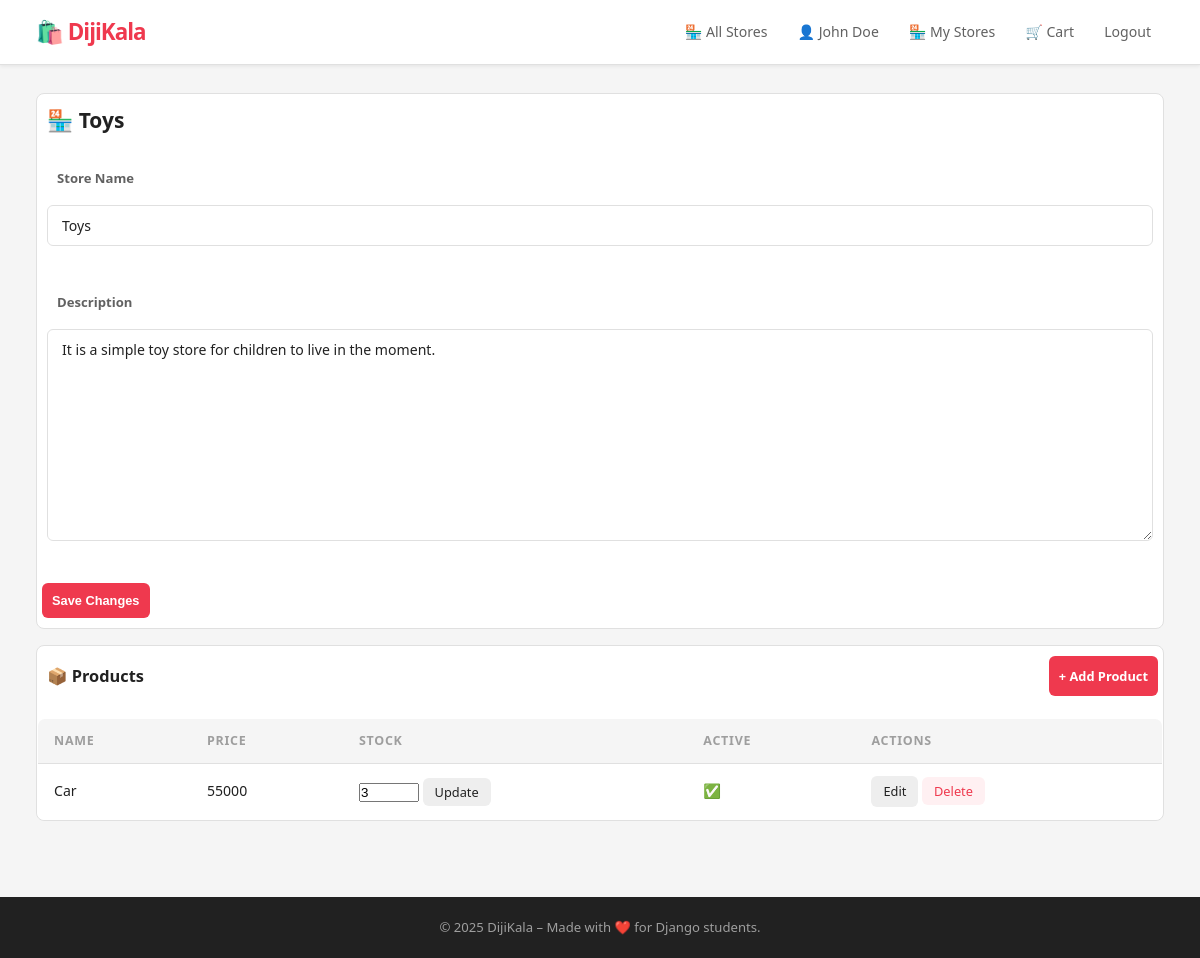
Page /stores/seller/manage/3/ (signed in) on the earlier database version.
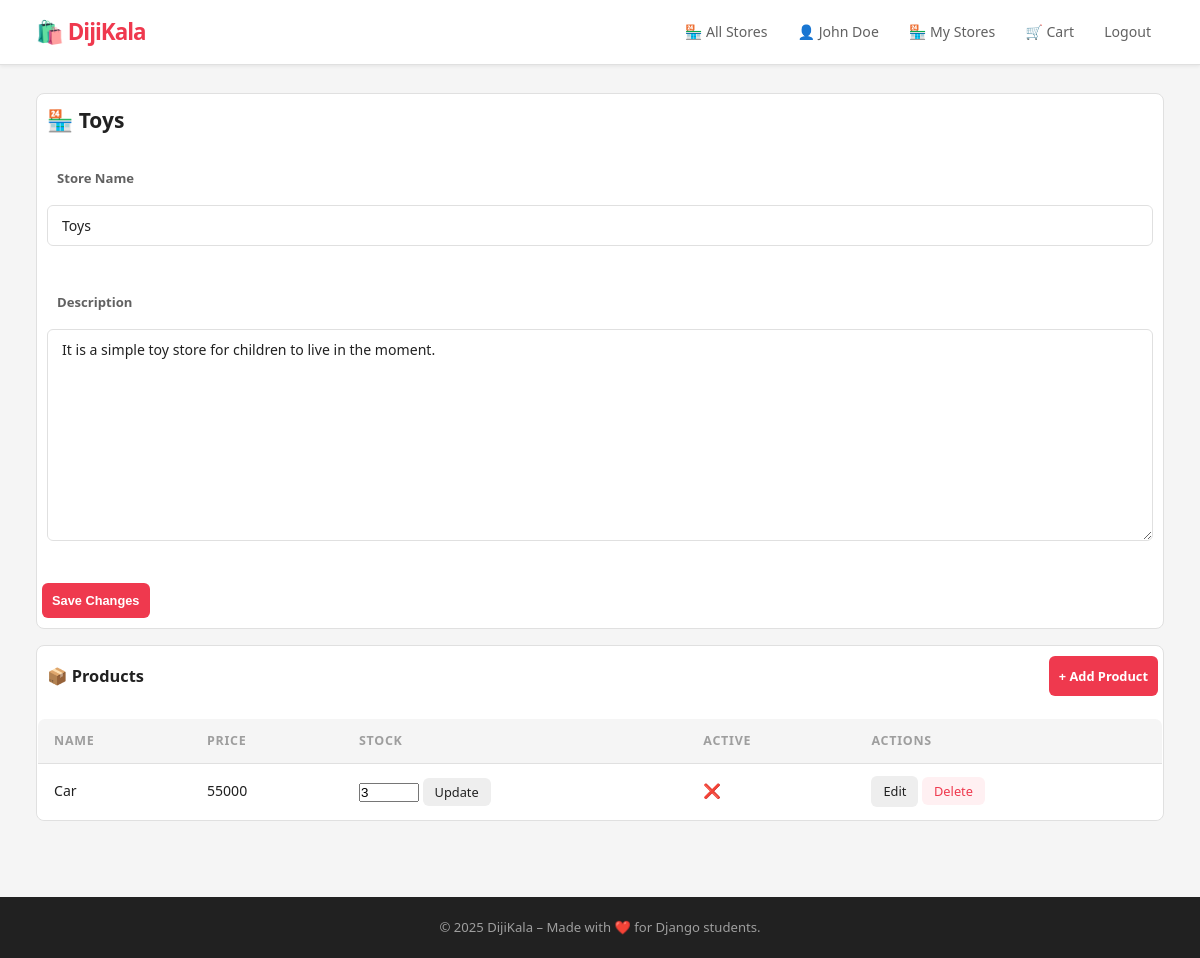
Same page on the later database version.
### stores/models.py (models this page shows, shortened)
class Product(models.Model):
    category = models.ForeignKey(Category, on_delete=models.SET_NULL, null=True, blank=True, related_name='products')
    name = models.CharField(max_length=200,verbose_name="Name")
    price = models.DecimalField(max_digits=10,decimal_places=0,verbose_name="Price")
    description = models.TextField(blank=True, null=True,verbose_name="Descriptions")
    image = models.ImageField( upload_to="stores/images/",verbose_name="Image")
    store = models.ForeignKey(Store,on_delete=models.CASCADE,related_name="products")
    created_at = models.DateTimeField(auto_now_add=True)
    stock = models.PositiveIntegerField(default=0, verbose_name="Stock")
    is_active = models.BooleanField(default=True, verbose_name="Active")
    class Meta:
        verbose_name = "Product"
        verbose_name_plural = "Products"
        ordering = ["-created_at"]

### stores/views.py (the view, shortened to what this page needs)
# urls.py: path('seller/manage/<int:pk>/', manage_store, name='manage_store'),
@login_required
def manage_store(request, pk):
    store = get_object_or_404(Store, pk=pk)
    if store.owner != request.user:
        raise PermissionDenied
    products = store.products.all()
    store_form = StoreForm(instance=store)
    return render(request, 'stores/manage_store.html', {
        'store': store,
        'products': products,
        'store_form': store_form,
    })

### stores/forms.py
class StoreForm(forms.ModelForm):
    class Meta:
        model = Store
        fields = ['name', 'description']

### accounts/models.py (called while the page is built)
        def __str__(self):
            return f"{self.first_name} {self.last_name}"

### templates/stores/manage_store.html (shortened to what this page needs)
{% extends 'base/base.html' %}
{% block content %}
<div class="manage-store">
    <div class="section">
        <h2 style="padding: 10px;">🏪 {{ store.name }}</h2>
        <form method="post">
            <div class="form-group" style="padding: 10px;">
                <label style="padding: 10px;">Store Name</label>
                {{ store_form.name }}
            </div>
            <div class="form-group" style="padding: 10px;">
                <label style="padding: 10px;">Description</label>
                {{ store_form.description }}
            </div>
            <button type="submit" class="btn">Save Changes</button>
        </form>
    </div>
    <div class="section">
        <div class="section-header">
            <h3 style="padding: 10px;">📦 Products</h3>
            <a href="{% url 'add_product' store.pk %}" class="btn" style="margin-left: 10px;">+ Add Product</a>
        </div>
        {% if products %}
            <table class="products-table">
                <thead>
                    <tr>
                        <th>Name</th>
                        <th>Price</th>
                        <th>Stock</th>
                        <th>Active</th>
                        <th>Actions</th>
                    </tr>
                </thead>
                <tbody>
                    {% for product in products %}
                    <tr>
                        <td>{{ product.name }}</td>
                        <td>{{ product.price }}</td>
                        <td>
                            <form method="post" action="{% url 'manage_store' store.pk %}" style="display:inline;">
                                <input type="number" name="stock" value="{{ product.stock }}" min="0" style="width:60px;">
                                <button type="submit" class="btn-sm">Update</button>
                            </form>
                        </td>
                        <td>{% if product.is_active %}✅{% else %}❌{% endif %}</td>
                        <td>
                            <a href="{% url 'edit_product' product.pk %}" class="btn-sm">Edit</a>
                            <form method="post" action="{% url 'manage_store' store.pk %}" style="display:inline;">
                                <button type="submit" class="btn-sm btn-danger"
                                    onclick="return confirm('Delete this product?')">Delete</button>
                            </form>
                        </td>
                    </tr>
                    {% endfor %}
                </tbody>
            </table>
        {% else %}
            <p style="padding: 5px;">No products yet. <a href="{% url 'add_product' store.pk %}" style="text-decoration: none;color: rgb(28, 49, 231);">Add your first product</a></p>
        {% endif %}
    </div>
</div>
{% endblock %}

Differences in the rows shown:
changed Product "Car": is_active "✅" → "❌"
